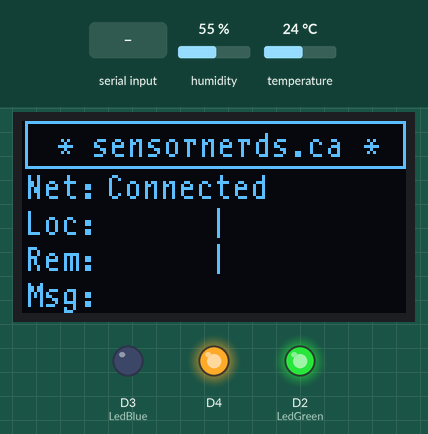
Recording of a sketch running on a simulated ESP8266 (NodeMCU). On the bench: 128×64 one-colour display, output pins drawn as LEDs (lit = HIGH, except the on-board LED, lit = LOW). Inputs (shaded band) come from the test bench; at power-on: humidity 55 %, temperature 24 °C. WiFi joins after 1.5 s; servers stay silent unless stated; uploads are accepted with an empty reply; what the sketch prints to the serial monitor is not drawn.

Above: at 3.3 s.
3.4 s: "1" received over the second serial link
At 4.3 s:
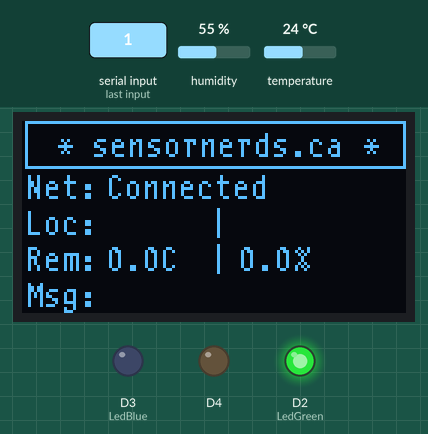
At 14.7 s:
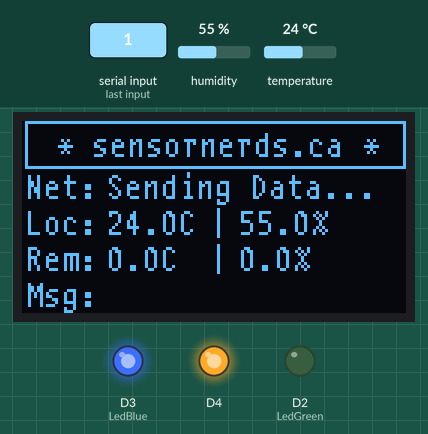
15.0 s: humidity set to 22 %
At 18.1 s:
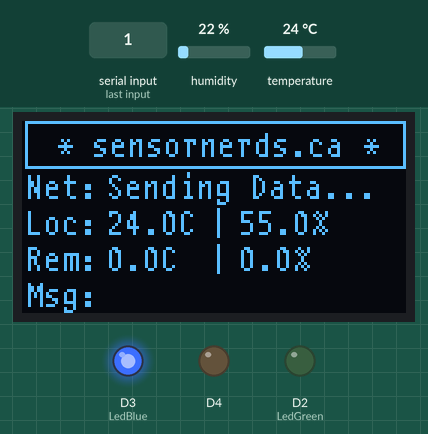
29.0 s: temperature set to 12 °C
43.0 s: humidity set to 40 %
57.0 s: temperature set to 19 °C
Timing chart, 0 to 72.0 s (numbered marks = the images above; inputs shaded):
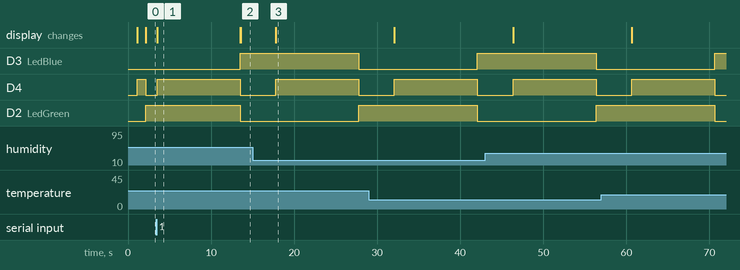

Measured:
- after the input at 3.4 s, D3 (LedBlue): LOW → HIGH after 10.1 s; D4: LOW → HIGH after 0.11 s instead of 2.8 s; D2 (LedGreen): HIGH → LOW after 10.1 s; the display: changes after 0.11 s (image 1)
- what the display in image 1 shows lasts 10.0 s, from 3.5 s to 13.5 s

The sketch:

Estavel_23_07_23_50.ino
```cpp
#include <Arduino.h>
#include <ArduinoJson.h>  // https://arduinojson.org/?utm_source=meta&utm_medium=library.properties
#include <ArduinoJson.hpp>

#include <SoftwareSerial.h>

#include <SPI.h>
#include <Wire.h>

#include <U8g2lib.h>

#include <DHT_Async.h>

#include <ESP8266WiFi.h>
#include <ESP8266HTTPClient.h>
#include <WiFiClientSecure.h>  // Include for HTTPS

// Defina os pinos para a comunicação RS485
#define RS485_RX_PIN 12  // GPIO12 (D6)
#define RS485_TX_PIN 13  // GPIO13 (D7)

#define SERIAL_BAUD 74880  // Use este valor para ver também as msgs da própria placa
#define SOFTWARE_SERIAL_BAUD 9600
#define LARGURA_OLED 128
#define ALTURA_OLED 64
#define RESET_OLED -1

#define SLAVE_ADDRESS 0
#define FUNCTION_CODE 1
#define BYTE 2
#define TEMP_HB 3
#define TEMP_LB 4
#define HUMIDITY_HB 5
#define HUMIDITY_LB 6
#define CRC_HB 7
#define CRC_LB 8

// Configurações do Display OnBoard
U8G2_SSD1306_128X64_NONAME_F_SW_I2C
u8g2(U8G2_R0, 14, 12, U8X8_PIN_NONE);

// Configurações de envio para a internet
static const char* defaultSsid = "brisa-2154254";
static const char* defaultPassword = "syvxfcxh";
static String logUrl = "https://benditaia.web.app/eeb/sensors-net/module-receiver";

// Leitora de temperatura e umidade do DHT 11
#define DHT_SENSOR_TYPE DHT_TYPE_11
static const byte DHT_SENSOR_PIN = D1;
DHT_Async dht_sensor(DHT_SENSOR_PIN, DHT_SENSOR_TYPE);

// Crie uma instância de SoftwareSerial
SoftwareSerial rs485Serial(RS485_RX_PIN, RS485_TX_PIN);

class Util {
public:
  float HexToFloat(byte firstValue, byte secondValue) {
    char hexString[5];
    sprintf(hexString, "%02X%02X", firstValue, secondValue);
    unsigned long decimalValue = strtoul(hexString, NULL, 16);
    return static_cast<float>(decimalValue) / 10.0;
  }
};


class DHT11Sensor {
private:
  float temperature;
  float humidity;
public:
  bool Measure() {
    float t;
    float h;

    if (dht_sensor.measure(&t, &h)) {
      this->temperature = round(t * 10) / 10;
      this->humidity = round(h * 10) / 10;

      Serial.println(this->temperature);
      Serial.println(this->humidity);

      return (true);
    } else {
      return (false);
    }
  }
  float getTemperature() const {
    return this->temperature;
  }
  float getHumidity() const {
    return this->humidity;
  }

  String getTemperatureAsString() const {
    return String(this->temperature, 1) + "C";
  }
  String getHumidityAsString() const {
    return String(this->humidity, 1) + "%";
  }
};


// Led integrado
class BuildInLed {
  bool isOn = false;
public:
  BuildInLed() {
    pinMode(BUILTIN_LED, OUTPUT);
  }
  void On() {
    digitalWrite(BUILTIN_LED, LOW);
  }
  void Off() {
    digitalWrite(BUILTIN_LED, HIGH);
  }
  void Alternate() {
    if (isOn) {
      Off();
    } else {
      On();
    }
    isOn = !isOn;
  }
};


// Display LCD
class LcdRow {
private:
  int pixelLinha[6] = { 12, 26, 38, 50, 62 };
  String id, title, lastValue;
  int col, linha, colValue;
  bool found;
public:
  LcdRow() {
    this->found = false;
  };
  LcdRow(String i, int l, int c, String t, int cv) {
    this->found = true;
    this->id = i;
    this->linha = l;
    this->col = c;
    this->title = t;
    this->colValue = cv;
  };
  bool isId(String id) {
    return (this->id == id);
  }
  void Show() {
    u8g2.setFont(u8g2_font_t0_12_tr);
    u8g2.drawStr(this->col, this->pixelLinha[this->linha - 1], this->title.c_str());
    if (this->lastValue.length() > 0) {
      u8g2.drawStr(this->colValue, this->pixelLinha[this->linha - 1], this->lastValue.c_str());
    }
  }
  void ShowValue(String _id, String value) {
    u8g2.setFont(u8g2_font_t0_12_tr);
    if (this->id.equals(_id)) {
      this->lastValue = value;
      u8g2.drawStr(this->colValue, this->pixelLinha[this->linha - 1], value.c_str());
    }
  }
};


// https://www.makerhero.com/blog/controlando-um-display-oled-com-a-biblioteca-ssd1306/
// https://adafruit.github.io/Adafruit_SSD1306/html/class_adafruit___s_s_d1306.html
class LcdOutput {
private:
  static const int qtdRows = 6;
  LcdRow rows[qtdRows];
  String topMessage = " * sensornerds.ca *";
public:
  void SetTopMessage(String msg) {
    this->topMessage = msg;
  }
  LcdOutput() {
    // Inicialização do display
    u8g2.begin();

    u8g2.clearBuffer();
    u8g2.drawFrame(1, 0, 127, 16);

    u8g2.setFont(u8g2_font_6x13_mf);
    u8g2.drawStr(5, 12, "Starting...");
    u8g2.setFont(u8g2_font_t0_12_tr);

    u8g2.sendBuffer();

    const int valueColumn = 95;
    // ID, Row, Col, Texto, Valor
    this->rows[0] = LcdRow("netStatus", 2, 1, "Net:", 28);

    this->rows[1] = LcdRow("loctemp", 3, 1, "Loc:", 28);
    this->rows[2] = LcdRow("lochumi", 3, 62, "|", 72);

    this->rows[3] = LcdRow("remtemp", 4, 1, "Rem:", 28);
    this->rows[4] = LcdRow("remhumi", 4, 62, "|", 72);

    this->rows[5] = LcdRow("msg", 5, 1, "Msg:", 28);
  }
  void Refresh() {
    u8g2.clearBuffer();
    u8g2.drawFrame(1, 0, 127, 16);
    u8g2.drawStr(5, 12, this->topMessage.c_str());

    for (int i = 0; i < qtdRows; i++) {
      this->rows[i].Show();
    }

    u8g2.sendBuffer();
  }
  void Set(String id, String value) {
    for (int i = 0; i < qtdRows; i++) {
      this->rows[i].ShowValue(id, value);
    }
    this->Refresh();
  };
};


class WiFiPayloadModel {
public:
  String Mac, LocalIP, Ssid, Hostname, Tipo, message;
  float Temperature, Humidity;
};


class WiFiNetwork {
private:
  LcdOutput* lcd;
  BuildInLed* led;

  void ShowResponse(String response) {
    JsonDocument json;
    deserializeJson(json, response);

    if (json.containsKey("topMsg") && !json["topMsg"].isNull()) {
      this->lcd->SetTopMessage(json["topMsg"]);
    }

    if (json.containsKey("netResult") && !json["netResult"].isNull()) {
      this->lcd->Set("netStatus", json["netResult"]);
    }
  }

public:
  bool isConnected = false;

  WiFiNetwork(LcdOutput* _lcd, BuildInLed* _led) {
    this->lcd = _lcd;
    this->led = _led;

    this->lcd->Set("netStatus", "Disconnected");
  }

  WiFiPayloadModel GetDefaultPayload(String Tipo) {
    WiFiPayloadModel payload;

    payload.Ssid = WiFi.SSID();
    payload.Hostname = WiFi.getHostname();
    payload.LocalIP = WiFi.localIP().toString();
    payload.Mac = WiFi.macAddress();
    payload.Temperature = NAN;
    payload.Humidity = NAN;
    payload.Tipo = Tipo;
    payload.message = NAN;

    return payload;
  };

  String GetPayloadAsString(WiFiPayloadModel payload, String msgType) {
    JsonDocument json;

    json["ssId"] = payload.Ssid;
    json["hostName"] = payload.Hostname;
    json["localIp"] = payload.LocalIP;
    json["mac"] = payload.Mac;
    json["type"] = msgType;

    if (payload.message && payload.message.length() > 0) {
      json["message"] = payload.message;
    }

    if (!isnan(payload.Temperature) && !isnan(payload.Humidity)) {
      json["loctemp"] = round(payload.Temperature * 10) / 10;
      json["lochumi"] = round(payload.Humidity * 10) / 10;
    }

    String result;
    serializeJson(json, result);

    return result;
  }

  void Connect() {
    Serial.println("Conectando...");
    WiFi.begin(defaultSsid, defaultPassword);

    int wait = 10;

    while (WiFi.status() != WL_CONNECTED && wait > 0) {
      this->led->Alternate();
      wait--;
      Serial.println("Connecting " + String(wait));
      this->lcd->Set("netStatus", "Connecting " + String(wait));
      delay(1000);
    }

    this->isConnected = WiFi.status() == WL_CONNECTED;

    if (this->isConnected) {
      Serial.println("Connected");
      this->lcd->Set("netStatus", "Connected");
    }
  }

  bool Conected() {
    return this->isConnected;
  }

  String MacAddress() {
    return WiFi.macAddress();
  }

  void SendLog(String message) {
    if (WiFi.status() == WL_CONNECTED) {
      this->lcd->Set("msg", message);
      this->lcd->Set("netStatus", "Sending Msg...");

      WiFiClientSecure client;
      HTTPClient http;
      client.setInsecure();

      WiFiPayloadModel payload = this->GetDefaultPayload("Message");
      payload.message = message;
      String strPayload = this->GetPayloadAsString(payload, "Message");

      http.begin(client, logUrl);
      http.addHeader("Content-Type", "application/json");

      int httpResponseCode = http.POST(strPayload);

      if (httpResponseCode > 0) {
        this->ShowResponse(http.getString());
      } else {
        this->lcd->Set("msg", message + "(Msg !Sent " + String(httpResponseCode) + ")");
        Serial.println(logUrl);
        Serial.println(strPayload);
      }

      http.end();
    }
  }

  void Log(String message) {
    this->SendLog(message);
  }

  void SendSensorData(WiFiPayloadModel payload) {
    if (WiFi.status() == WL_CONNECTED) {
      this->lcd->Set("netStatus", "Sending Data...");

      WiFiClientSecure client;
      HTTPClient http;
      client.setInsecure();

      String strPayload = this->GetPayloadAsString(payload, "Sensor");

      http.begin(client, logUrl);
      http.addHeader("Content-Type", "application/json");

      int httpResponseCode = http.POST(strPayload);

      if (httpResponseCode > 0) {
        this->ShowResponse(http.getString());
      } else {
        this->lcd->Set("netStatus", "Error " + String(httpResponseCode));
        Serial.println(logUrl);
        Serial.println(strPayload);
      }

      http.end();
    }
  }
};


#define ReleOn LOW
#define ReleOff HIGH
class Reles {
private:
  static const int qtdReles = 2;
  bool StatusReles[qtdReles];
  long RelePin[qtdReles];
public:
  Reles() {
    // Defina o Pino de Cada Relê
    this->RelePin[0] = D2;
    this->RelePin[1] = D3;
    for (int r = 0; r < this->qtdReles; r++) {
      this->StatusReles[r] = false;
      pinMode(this->RelePin[r], OUTPUT);
      digitalWrite(this->RelePin[r], ReleOff);
    }
  }
  void TurnOn(int pos) {
    if (!this->StatusReles[pos]) {
      this->StatusReles[pos] = true;
      digitalWrite(this->RelePin[pos], ReleOn);
    }
  }
  void TurnOff(int pos) {
    if (this->StatusReles[pos]) {
      this->StatusReles[pos] = false;
      digitalWrite(this->RelePin[pos], ReleOff);
    }
  }
  void Alternate(int pos) {
    if (this->StatusReles[pos]) {
      this->TurnOff(pos);
    } else {
      this->TurnOn(pos);
    }
  }
};

#define LedRed D1
#define LedGreen D2
#define LedBlue D3

#define LedOn HIGH
#define LedOff LOW
class RgbLeds {
public:
  RgbLeds() {
    pinMode(LedRed, OUTPUT);
    digitalWrite(LedRed, LedOff);
    pinMode(LedGreen, OUTPUT);
    digitalWrite(LedGreen, LedOff);
    pinMode(LedBlue, OUTPUT);
    digitalWrite(LedBlue, LedOff);
  };
  void Off(int d = 0) {
    digitalWrite(LedGreen, LedOff);
    digitalWrite(LedBlue, LedOff);
    digitalWrite(LedRed, LedOff);
    if (d > 0) delay(d);
  };
  void Red(int d = 0) {
    digitalWrite(LedGreen, LedOff);
    digitalWrite(LedBlue, LedOff);
    digitalWrite(LedRed, LedOn);
    if (d > 0) delay(d);
  };
  void Green(int d = 0) {
    digitalWrite(LedBlue, LedOff);
    digitalWrite(LedRed, LedOff);
    digitalWrite(LedGreen, LedOn);
    if (d > 0) delay(d);
  };
  void Blue(int d = 0) {
    digitalWrite(LedRed, LedOff);
    digitalWrite(LedGreen, LedOff);
    digitalWrite(LedBlue, LedOn);
    if (d > 0) delay(d);
  };
};

// Coloque fora do loop o que deve ser inicializado apenas uma vez
BuildInLed buildLed;
LcdOutput lcd;
WiFiNetwork network(&lcd, &buildLed);
DHT11Sensor sensor;
Reles rele;

void setup() {
  Serial.begin(SERIAL_BAUD);  // Usado para comunicação com a USB e debug print
  rs485Serial.begin(SOFTWARE_SERIAL_BAUD);

  rele.TurnOn(0);

  network.Connect();
}

// Vamos testar -------------------------
static byte TempAndHumidity[] = {
  0x01,        // Endereço do dispositivo
  0x04,        // Código de função (ler Holding Registers)
  0x00, 0x01,  // Endereço inicial do registro (low byte e high byte)
  0x00, 0x02,  // Número de registros a serem lidos (low byte e high byte)
  0x20, 0x0B   // CRC (vamos calcular a seguir)
};

void loop() {
  buildLed.On();

  rele.Alternate(0);
  rele.Alternate(1);

  if (sensor.Measure()) {
    WiFiPayloadModel payload = network.GetDefaultPayload("LocalSensor");

    lcd.Set("loctemp", sensor.getTemperatureAsString());
    lcd.Set("lochumi", sensor.getHumidityAsString());

    payload.Temperature = sensor.getTemperature();
    payload.Humidity = sensor.getHumidity();

    network.SendSensorData(payload);
  }

  while (Serial.available()) {
    Serial.flush();
  }

  while (rs485Serial.available()) {
    rs485Serial.flush();
  }

  delay(1000);

  rs485Serial.write(TempAndHumidity, 8);  // Envia

  int wait = 30;

  while (!rs485Serial.available() && wait > 0) {
    wait--;
    delay(100);
  }

  int i = 0;
  byte receivedPayload[8];
  bool success = false;

  while (rs485Serial.available() && i < 8) {
    success = true;
    byte received = rs485Serial.read();
    receivedPayload[i] = received;
    i++;
  }

  if (success) {
    Util u;

    float tempResult = u.HexToFloat(receivedPayload[TEMP_HB], receivedPayload[TEMP_LB]);
    String sTempResult = String(tempResult, 1) + "C";

    float humidityResult = u.HexToFloat(receivedPayload[HUMIDITY_HB], receivedPayload[HUMIDITY_LB]);
    String sHumiResult = String(humidityResult, 1) + "%";

    lcd.Set("remtemp", sTempResult);
    lcd.Set("remhumi", sHumiResult);
  }
  // Vamos testar -------------------------

  // network.Log("Uma mensagem qualquer de teste...");

  buildLed.Off();

  delay(10000);  // O delay tem que ser o último comando do loop
}
```
